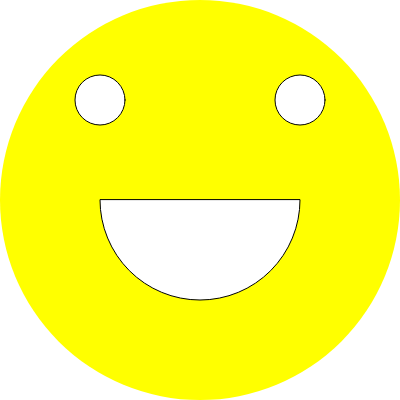
Frame 1 (no input)
Frame 60 (no input): identical to frame 1, image omitted
Frame 120 (the mouse pressed at the canvas centre since frame 60): identical to frame 1, image omitted

The p5.js sketch that drew this single still picture (run headless with seeded random() and noise() and a simulated clock; from frame 60 on, the mouse is pressed at the canvas centre):

// p5.js sketch
// ── sketch.js
function setup() {
  createCanvas(400, 400);
}

function draw() {
  background(255);
  //head
  noStroke();
  fill(255, 255, 0);
  ellipse(200, 200, 400, 400);
  //left eye
  fill(255);
  stroke(0); //stroke for everthing else
  ellipse(100, 100, 50, 50);
  //right eye
  ellipse(300, 100, 50, 50);
  //mouth
  arc(200, 200, 200, 200, 0, PI, CHORD);
  //**just to note about arc documentation on the argument order**
}
